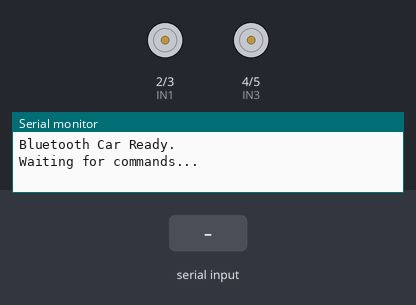
Recording of a sketch running on a simulated Arduino Uno, built with avr-gcc and run on an emulated ATmega328P. On the bench: motor-driver pin pairs drawn as motors (green arrow = first pin HIGH = forward, orange = second pin HIGH = backward, longer = more drive, scaled by the enable pin), the last lines printed to the serial monitor. The inputs (shaded band) are chosen by the test bench.

Above: at 1.2 s.
1.3 s: "F" received over the second serial link
At 2.5 s:
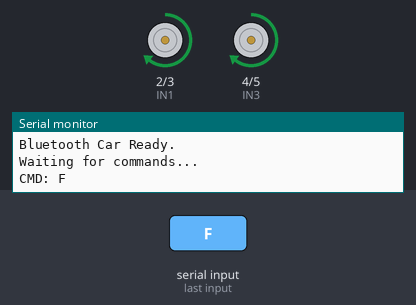
2.8 s: "B" received over the second serial link
At 3.7 s:
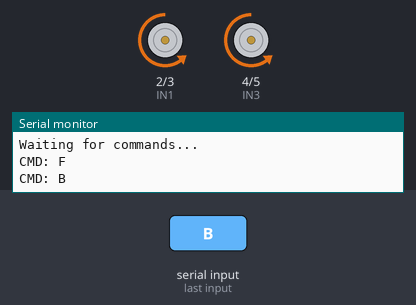
4.3 s: "L" received over the second serial link
At 4.8 s:
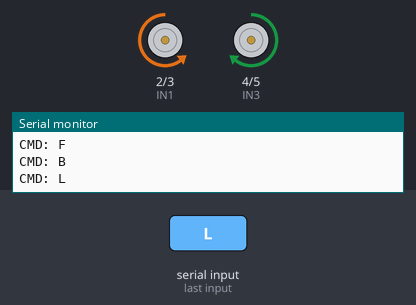
5.8 s: "R" received over the second serial link
At 7.2 s:
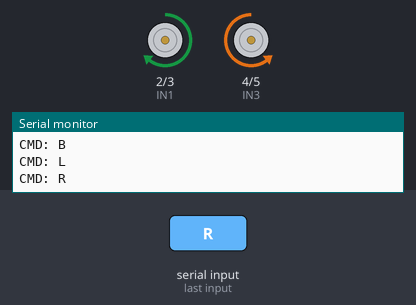
Timing chart, 0 to 8.3 s (numbered marks = the images above; inputs shaded):
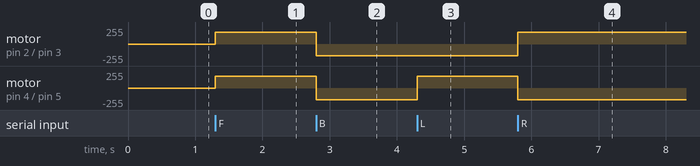

Measured:
- after the input at 1.3 s, motor on pin 2 (IN1) / pin 3 (IN2), motor on pin 4 (IN3) / pin 5 (IN4): stopped → forward 178/255 at once
- after the input at 2.8 s, motor on pin 2 (IN1) / pin 3 (IN2), motor on pin 4 (IN3) / pin 5 (IN4): forward 178/255 → backward 178/255 at once
- after the input at 4.3 s, motor on pin 4 (IN3) / pin 5 (IN4): backward 178/255 → forward 178/255 at once
- after the input at 5.8 s, motor on pin 2 (IN1) / pin 3 (IN2): backward 178/255 → forward 178/255 at once; motor on pin 4 (IN3) / pin 5 (IN4): forward 178/255 → backward 178/255 at once

The sketch:

bluetooth_car.ino
```cpp
/*
 * ============================================================
 *  Bluetooth Controlled Arduino Car
 *  Motor Driver : L298N
 *  Control      : HC-05 / HC-06 Bluetooth Module
 *  Features     : PWM Speed Control (3 speeds)
 * ============================================================
 *
 * WIRING SUMMARY
 * -----------------------------------------------
 * L298N  IN1  → Arduino pin 2
 * L298N  IN2  → Arduino pin 3
 * L298N  IN3  → Arduino pin 4
 * L298N  IN4  → Arduino pin 5
 * L298N  ENA  → Arduino pin 9  (PWM)
 * L298N  ENB  → Arduino pin 10 (PWM)
 * L298N  GND  → Arduino GND
 * L298N  +5V  → Arduino 5V (logic supply)
 * L298N  +12V → Battery (+)
 *
 * HC-05/06 TX  → Arduino pin 11 (SoftwareSerial RX)
 * HC-05/06 RX  → Arduino pin 12 via 1kΩ+2kΩ voltage divider
 * HC-05/06 VCC → Arduino 5V
 * HC-05/06 GND → Arduino GND
 *
 * -----------------------------------------------
 * BLUETOOTH COMMAND SET (send via Serial terminal / app)
 * -----------------------------------------------
 *  'F' – Forward          'B' – Backward
 *  'L' – Turn Left        'R' – Turn Right
 *  'S' – Stop
 *  '1' – Speed Low  (40%)
 *  '2' – Speed Med  (70%)  ← default
 *  '3' – Speed High (100%)
 * ============================================================
 */

#include <SoftwareSerial.h>

// ── Bluetooth serial ──────────────────────────────────────
SoftwareSerial btSerial(11, 12);   // RX, TX

// ── L298N motor pins ──────────────────────────────────────
// Left motor
const uint8_t IN1 = 2;
const uint8_t IN2 = 3;
const uint8_t ENA = 9;   // PWM

// Right motor
const uint8_t IN3 = 4;
const uint8_t IN4 = 5;
const uint8_t ENB = 10;  // PWM

// ── Speed presets (PWM 0-255) ─────────────────────────────
const uint8_t SPEED_LOW  = 102;   // ~40 %
const uint8_t SPEED_MED  = 178;   // ~70 %
const uint8_t SPEED_HIGH = 255;   // 100 %

uint8_t currentSpeed = SPEED_MED;

// ─────────────────────────────────────────────────────────
void setup() {
  // Motor direction pins
  pinMode(IN1, OUTPUT);
  pinMode(IN2, OUTPUT);
  pinMode(IN3, OUTPUT);
  pinMode(IN4, OUTPUT);

  // PWM enable pins (HIGH by default; speed set via analogWrite)
  pinMode(ENA, OUTPUT);
  pinMode(ENB, OUTPUT);

  stopMotors();

  Serial.begin(9600);       // USB debug
  btSerial.begin(9600);     // HC-05 / HC-06 default baud rate

  Serial.println(F("Bluetooth Car Ready."));
  Serial.println(F("Waiting for commands..."));
}

// ─────────────────────────────────────────────────────────
void loop() {
  if (btSerial.available()) {
    char cmd = (char)btSerial.read();
    handleCommand(cmd);
  }
}

// ── Command dispatcher ────────────────────────────────────
void handleCommand(char cmd) {
  Serial.print(F("CMD: "));
  Serial.println(cmd);

  switch (cmd) {
    case 'F': case 'f': moveForward();  break;
    case 'B': case 'b': moveBackward(); break;
    case 'L': case 'l': turnLeft();     break;
    case 'R': case 'r': turnRight();    break;
    case 'S': case 's': stopMotors();   break;
    case '1': setSpeed(SPEED_LOW);      break;
    case '2': setSpeed(SPEED_MED);      break;
    case '3': setSpeed(SPEED_HIGH);     break;
    default: break;   // ignore unknown commands
  }
}

// ── Motor control functions ───────────────────────────────
void moveForward() {
  setMotorSpeed(currentSpeed, currentSpeed);
  digitalWrite(IN1, HIGH); digitalWrite(IN2, LOW);
  digitalWrite(IN3, HIGH); digitalWrite(IN4, LOW);
}

void moveBackward() {
  setMotorSpeed(currentSpeed, currentSpeed);
  digitalWrite(IN1, LOW);  digitalWrite(IN2, HIGH);
  digitalWrite(IN3, LOW);  digitalWrite(IN4, HIGH);
}

void turnLeft() {
  // Right motor forward, left motor backward (pivot)
  setMotorSpeed(currentSpeed, currentSpeed);
  digitalWrite(IN1, LOW);  digitalWrite(IN2, HIGH);
  digitalWrite(IN3, HIGH); digitalWrite(IN4, LOW);
}

void turnRight() {
  // Left motor forward, right motor backward (pivot)
  setMotorSpeed(currentSpeed, currentSpeed);
  digitalWrite(IN1, HIGH); digitalWrite(IN2, LOW);
  digitalWrite(IN3, LOW);  digitalWrite(IN4, HIGH);
}

void stopMotors() {
  setMotorSpeed(0, 0);
  digitalWrite(IN1, LOW); digitalWrite(IN2, LOW);
  digitalWrite(IN3, LOW); digitalWrite(IN4, LOW);
}

// ── Helpers ───────────────────────────────────────────────
void setMotorSpeed(uint8_t leftSpeed, uint8_t rightSpeed) {
  analogWrite(ENA, leftSpeed);
  analogWrite(ENB, rightSpeed);
}

void setSpeed(uint8_t speed) {
  currentSpeed = speed;
  Serial.print(F("Speed set to: "));
  Serial.println(speed);
}
```
